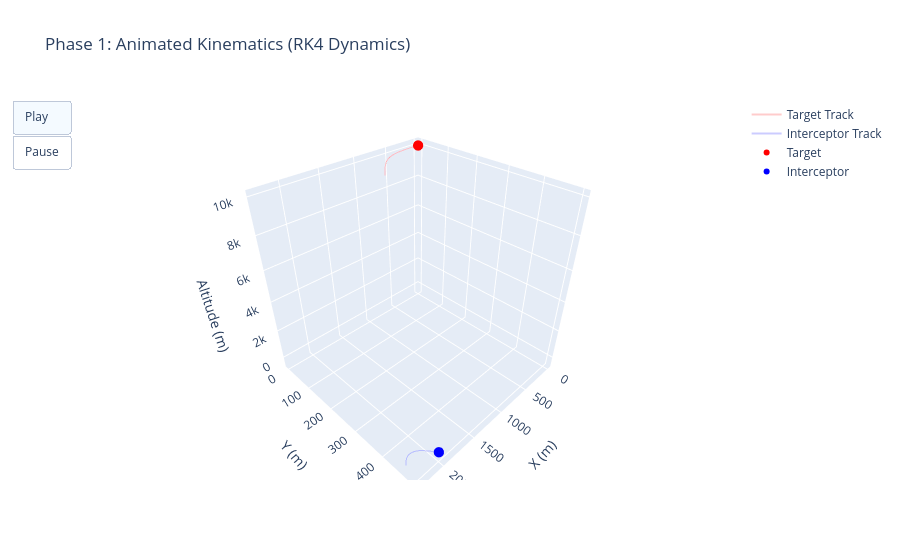

The notebook cell this image was saved under:
### Code cell
target_state = np.array([0.0, 0.0, 10000.0, 300.0, 0.0, 0.0]) 
interceptor_state = np.array([2000.0, 500.0, 0.0, 200.0, -25.0, 560.0])

dt = 0.1  
total_time = 30  
steps = int(total_time / dt)

target_path = np.zeros((steps, 3))
interceptor_path = np.zeros((steps, 3))
distances = np.zeros(steps)

# --- 3. Simulation Loop (RK4 Integration) ---
for i in range(steps):
    target_path[i] = target_state[0:3]
    interceptor_path[i] = interceptor_state[0:3]
    
    distances[i] = np.linalg.norm(target_path[i] - interceptor_path[i])
    
    t = i * dt
    
    target_state = rk4_step(target_state, t, dt, missile_dynamics)
    interceptor_state = rk4_step(interceptor_state, t, dt, missile_dynamics)

# --- 4. Interception Analysis ---
hit_radius = 50.0 
min_dist_idx = np.argmin(distances)
closest_distance = distances[min_dist_idx]
time_of_interception = min_dist_idx * dt
interception_coords = target_path[min_dist_idx]

print(f"--- Simulation Results ---")
print(f"Closest Approach: {closest_distance:.2f} meters")
if closest_distance <= hit_radius:
    print(f"STATUS: SUCCESSFUL INTERCEPTION at t = {time_of_interception:.1f}s")
    print(f"Coordinates (x, y, z): {interception_coords}")
else:
    print(f"STATUS: MISS")

# --- 5. 3D Animated Visualization ---
fig = go.Figure()

fig.add_trace(go.Scatter3d(x=target_path[:,0], y=target_path[:,1], z=target_path[:,2], mode='lines', line=dict(color='rgba(255,0,0,0.2)', width=2), name='Target Track'))
fig.add_trace(go.Scatter3d(x=interceptor_path[:,0], y=interceptor_path[:,1], z=interceptor_path[:,2], mode='lines', line=dict(color='rgba(0,0,255,0.2)', width=2), name='Interceptor Track'))

if closest_distance <= hit_radius:
    fig.add_trace(go.Scatter3d(
        x=[interception_coords[0]], y=[interception_coords[1]], z=[interception_coords[2]],
        mode='markers', marker=dict(size=8, color='yellow', symbol='diamond'), name='Point of Impact'
    ))

fig.add_trace(go.Scatter3d(x=[target_path[0,0]], y=[target_path[0,1]], z=[target_path[0,2]], mode='markers', marker=dict(size=6, color='red'), name='Target'))
fig.add_trace(go.Scatter3d(x=[interceptor_path[0,0]], y=[interceptor_path[0,1]], z=[interceptor_path[0,2]], mode='markers', marker=dict(size=6, color='blue'), name='Interceptor'))

frame_skip = 5 
frames = []
for k in range(0, steps, frame_skip):
    frames.append(go.Frame(
        data=[
            go.Scatter3d(x=[target_path[k,0]], y=[target_path[k,1]], z=[target_path[k,2]]),
            go.Scatter3d(x=[interceptor_path[k,0]], y=[interceptor_path[k,1]], z=[interceptor_path[k,2]])
        ],
        traces=[3, 4], 
        name=f'frame_{k}'
    ))
fig.frames = frames

fig.update_layout(
    title='Phase 1: Animated Kinematics (RK4 Dynamics)',
    scene=dict(xaxis_title='X (m)', yaxis_title='Y (m)', zaxis_title='Altitude (m)'),
    updatemenus=[dict(
        type="buttons",
        buttons=[
            dict(label="Play", method="animate", args=[None, dict(frame=dict(duration=50, redraw=True), fromcurrent=True)]),
            dict(label="Pause", method="animate", args=[[None], dict(frame=dict(duration=0, redraw=False), mode="immediate")])
        ]
    )]
)

fig.show()

### Figure 1 — Plotly figure (JSON) as saved in the notebook; plotly's stock layout.template omitted (floating-point values rounded to 4 significant figures; data arrays with more than 128 entries replaced by an {"elided": "..."} marker saying what was removed)
{"data": [{"line": {"color": "rgba(255,0,0,0.2)", "width": 2}, "mode": "lines", "name": "Target Track", "type": "scatter3d", "x": {"elided": "300 float values"}, "y": {"elided": "300 int values"}, "z": {"elided": "300 float values"}}, {"line": {"color": "rgba(0,0,255,0.2)", "width": 2}, "mode": "lines", "name": "Interceptor Track", "type": "scatter3d", "x": {"elided": "300 float values"}, "y": {"elided": "300 float values"}, "z": {"elided": "300 float values"}}, {"marker": {"color": "red", "size": 6}, "mode": "markers", "name": "Target", "type": "scatter3d", "x": [0], "y": [0], "z": [10000]}, {"marker": {"color": "blue", "size": 6}, "mode": "markers", "name": "Interceptor", "type": "scatter3d", "x": [2000], "y": [500], "z": [0]}], "layout": {"scene": {"xaxis": {"title": {"text": "X (m)"}}, "yaxis": {"title": {"text": "Y (m)"}}, "zaxis": {"title": {"text": "Altitude (m)"}}}, "title": {"text": "Phase 1: Animated Kinematics (RK4 Dynamics)"}, "updatemenus": [{"buttons": [{"args": [null, {"frame": {"duration": 50, "redraw": true}, "fromcurrent": true}], "label": "Play", "method": "animate"}, {"args": [[null], {"frame": {"duration": 0, "redraw": false}, "mode": "immediate"}], "label": "Pause", "method": "animate"}], "type": "buttons"}]}}
